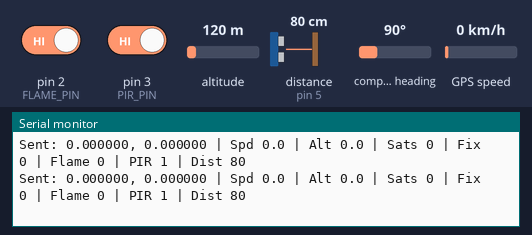
Simulated run of this sketch. Board: Arduino Nano, built with avr-gcc and run on an emulated ATmega328P. Shown: the last lines printed to the serial monitor. Wiring (inferred from the names in the program): ultrasonic range finder: trigger pin 4; echo pin 5. Inputs (shaded band) come from the test bench; at power-on: distance to the obstacle (sensor on pin 5) 80 cm, altitude 120 m, pin 2 (FLAME_PIN) HIGH, compass heading 90°, pin 3 (PIR_PIN) HIGH, GPS speed 0 km/h. The echo pulse lasts 58.3 µs per cm; the GPS gets a fix after 3 s at 37.7749, -122.4194 with 8 satellites; no radio packets arrive unless stated.

Above: at 1.3 s.
1.4 s: distance to the obstacle (sensor on pin 5) set to 250 cm
At 2.1 s:
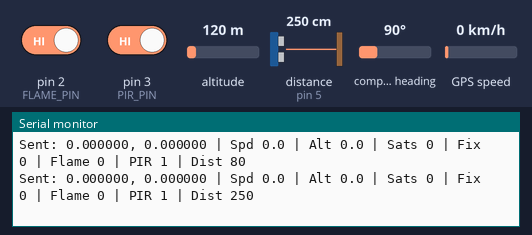
5.7 s: altitude set to 20 m
At 6.7 s:
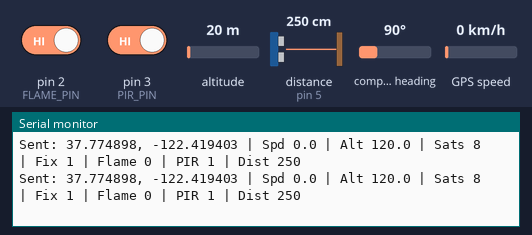
7.2 s: pin 2 (FLAME_PIN) driven LOW
At 7.8 s:
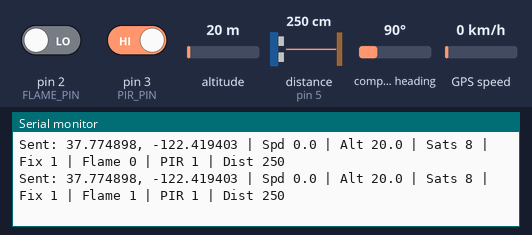
8.7 s: compass heading set to 7°
At 10.1 s:
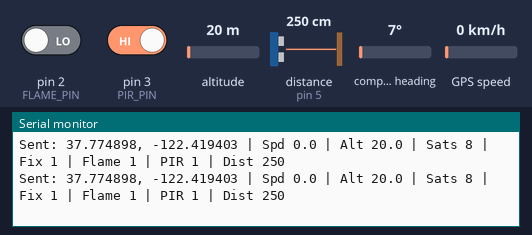
13.0 s: pin 3 (PIR_PIN) driven LOW
At 14.4 s:
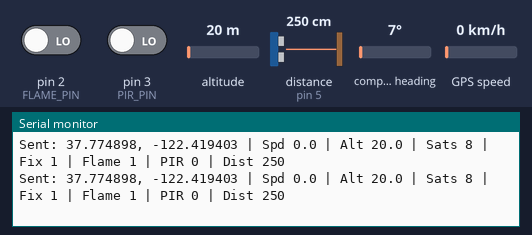
14.5 s: GPS speed set to 2 km/h
At 15.7 s:
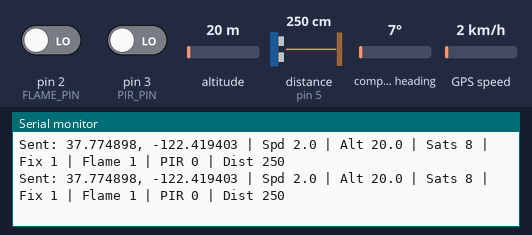
Timing chart, 0 to 17.0 s (numbered marks = the images above; inputs shaded):
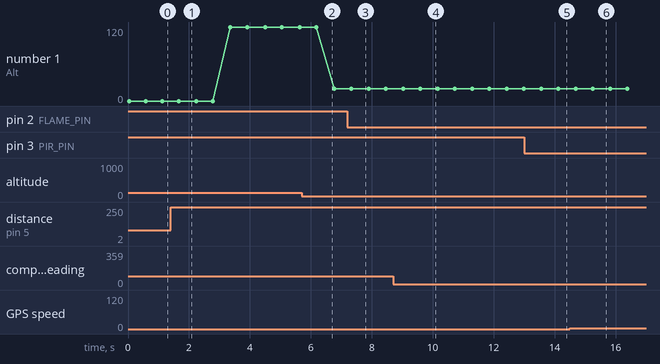

Measured:
- after the input at 1.4 s, the serial monitor: prints a new line after 0.27 s (image 1)
- after the input at 7.2 s, the serial monitor: prints a new line after 0.12 s (image 3)
- after the input at 13.0 s, the serial monitor: prints a new line after 0.57 s (image 5)
- after the input at 14.5 s, the serial monitor: prints a new line after 0.20 s (image 6)
- plotted number 1: 120 → 20 after the input at 5.7 s

The sketch:

SentinelRover_Transmitter.ino
```cpp
/*
  SentinelRover - TRANSMITTER (Arduino Nano on the rover)

  Sensors:
    Flame sensor  -> D2 (digital, LOW = flame detected on most modules)
    PIR sensor    -> D3 (HIGH = motion)
    Ultrasonic    -> TRIG D4, ECHO D5
    NEO-6M GPS    -> SoftwareSerial RX D6, TX D7 (@9600 baud)
  Radio:
    nRF24L01      -> CE D9, CSN D10 (SPI: D11 MOSI, D12 MISO, D13 SCK)

  Libraries needed (install via Library Manager):
    TinyGPSPlus, RF24
*/

#include <SPI.h>
#include <RF24.h>
#include <SoftwareSerial.h>
#include <TinyGPSPlus.h>

// ---------- Pin definitions ----------
const uint8_t FLAME_PIN = 2;
const uint8_t PIR_PIN   = 3;
const uint8_t TRIG_PIN  = 4;
const uint8_t ECHO_PIN  = 5;
const uint8_t GPS_RX    = 6;   // Nano receives from GPS TX
const uint8_t GPS_TX    = 7;   // Nano transmits to GPS RX
const uint8_t NRF_CE    = 9;
const uint8_t NRF_CSN   = 10;

// ---------- Objects ----------
RF24 radio(NRF_CE, NRF_CSN);
SoftwareSerial gpsSerial(GPS_RX, GPS_TX);
TinyGPSPlus gps;

// Same address on both units
const byte address[6] = "SNTNL";

// ---------- Data packet ----------
struct SensorPacket {
  float    latitude;
  float    longitude;
  float    speedKmph;
  float    altitudeM;
  uint8_t  satellites;
  uint8_t  gpsFix;       // 1 = valid fix, 0 = no fix
  uint8_t  flameDetected;
  uint8_t  motionDetected;
  uint16_t distanceCm;
};

// ---------- Helpers ----------
uint16_t readDistanceCm() {
  digitalWrite(TRIG_PIN, LOW);
  delayMicroseconds(2);
  digitalWrite(TRIG_PIN, HIGH);
  delayMicroseconds(10);
  digitalWrite(TRIG_PIN, LOW);

  // 30 ms timeout (~5 m max range)
  long duration = pulseIn(ECHO_PIN, HIGH, 30000);
  if (duration == 0) return 999;            // no echo
  return (uint16_t)(duration / 58);         // microseconds -> cm
}

void setup() {
  Serial.begin(9600);
  gpsSerial.begin(9600);

  pinMode(FLAME_PIN, INPUT);
  pinMode(PIR_PIN, INPUT);
  pinMode(TRIG_PIN, OUTPUT);
  pinMode(ECHO_PIN, INPUT);

  if (!radio.begin()) {
    Serial.println(F("nRF24L01 not responding. Check wiring."));
    while (1);
  }
  radio.setPALevel(RF24_PA_LOW);
  radio.setDataRate(RF24_250KBPS);
  radio.openWritingPipe(address);
  radio.stopListening();

  Serial.println(F("SentinelRover transmitter ready."));
}

void loop() {
  // Feed GPS parser continuously
  while (gpsSerial.available()) {
    gps.encode(gpsSerial.read());
  }

  SensorPacket pkt;

  pkt.gpsFix = gps.location.isValid() ? 1 : 0;
  pkt.latitude  = pkt.gpsFix ? gps.location.lat() : 0.0;
  pkt.longitude = pkt.gpsFix ? gps.location.lng() : 0.0;
  pkt.speedKmph = gps.speed.isValid()     ? gps.speed.kmph()   : 0.0;
  pkt.altitudeM = gps.altitude.isValid()  ? gps.altitude.meters() : 0.0;
  pkt.satellites = gps.satellites.isValid() ? gps.satellites.value() : 0;

  pkt.flameDetected  = (digitalRead(FLAME_PIN) == LOW) ? 1 : 0;
  pkt.motionDetected = digitalRead(PIR_PIN);
  pkt.distanceCm     = readDistanceCm();

  bool ok = radio.write(&pkt, sizeof(pkt));
  Serial.print(ok ? F("Sent: ") : F("Send failed: "));
  Serial.print(pkt.latitude, 6); Serial.print(F(", "));
  Serial.print(pkt.longitude, 6); Serial.print(F(" | Spd "));
  Serial.print(pkt.speedKmph, 1); Serial.print(F(" | Alt "));
  Serial.print(pkt.altitudeM, 1); Serial.print(F(" | Sats "));
  Serial.print(pkt.satellites); Serial.print(F(" | Fix "));
  Serial.print(pkt.gpsFix); Serial.print(F(" | Flame "));
  Serial.print(pkt.flameDetected); Serial.print(F(" | PIR "));
  Serial.print(pkt.motionDetected); Serial.print(F(" | Dist "));
  Serial.println(pkt.distanceCm);

  delay(500);
}
```
